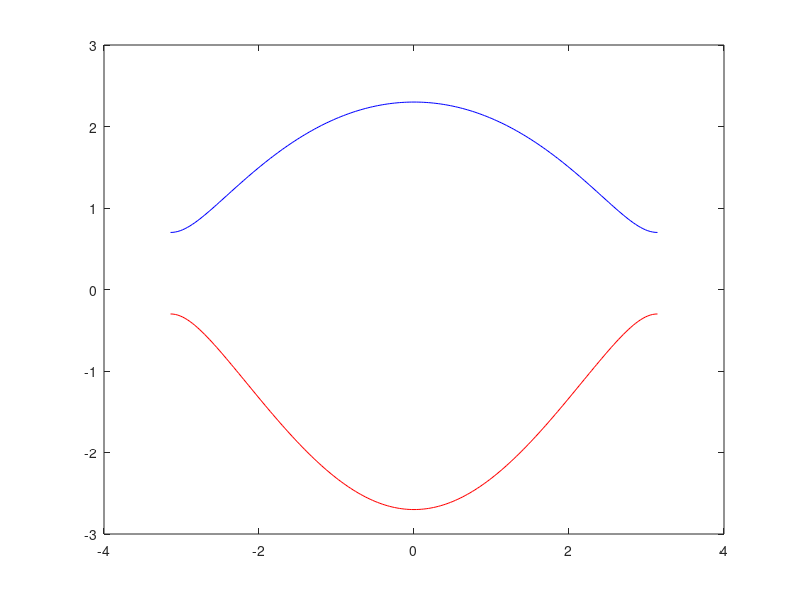

Write the MATLAB code that produced this figure.
%% Linear combination of atomic orbitals description of H2 energy levels
% See Orbital Interactions in Chemistry (Albright, Burdette, and Whangbo
% 1985)

e0=0;
H11=e0; 
H22=e0;
H12=-1;       % transfer integral
S12=-0.1*H12; % overlap integral (scaled)
S12=0.2;      % overlap integral (try changing)

e1=(e0+H12)/(1+S12);
e2=(e0-H12)/(1-S12);

figure(1);
plot([-1 1],[H11 H22],'bs',[0 0],[e1 e2],'kd')

%% linear chain of s orbitals, with overlap and next-nearest neighbor
a=1;
kx=[-1:0.01:1].*pi()/a;
alpha=0;        % orbital energy
beta1=-1;       % transfer integral
S1=-0.2*beta1;  % nearest-neighbor overlap
beta2=-0.2;     % next-nearest neighbor transfer
S2=-(S1/beta1)*beta2; % next-nearest-neighbor overlap

Ek=(alpha + 2*beta1*cos(kx.*a) + 2*beta2*cos(kx.*(2*a)) ) ...
    ./(1 + 2*S1*cos(kx.*a) + 2*S2*cos(kx.*(2*a)) );

plot(kx,Ek)
set(gca,'XAxisLocation','origin')
set(gca,'YAxisLocation','origin')

%% linear chain of s orbitals, with basis (Jahn-Teller)
a=1;
b=1.0*a/2;

beta_nnn=-0.1;
beta1=-1.0;
beta2=-1.5;

Ek1=alpha + 2*beta_nnn*cos(kx.*a) + (beta1^2 + beta2^2 + 2*beta1*beta2*cos(kx.*a)).^(1/2);
Ek2=alpha + 2*beta_nnn*cos(kx.*a) - (beta1^2 + beta2^2 + 2*beta1*beta2*cos(kx.*a)).^(1/2);

plot(kx,Ek1,'b',kx,Ek2,'r')
